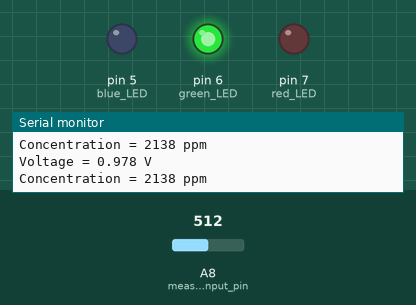
Simulated run of this sketch. Board: Arduino Mega 2560, built with avr-gcc and run on an emulated ATmega2560. On the bench: output pins drawn as LEDs (lit = HIGH), the last lines printed to the serial monitor. Dashed ring = blinking. The inputs (shaded band) are chosen by the test bench; at power-on: A8 (measurement_input_pin) = 512.

Above: at 1.3 s.
1.4 s: A8 (measurement_input_pin) set to 428
2.9 s: A8 (measurement_input_pin) set to 406
At 4.1 s:
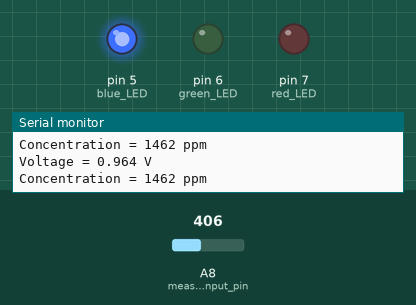
4.5 s: A8 (measurement_input_pin) set to 4
6.0 s: A8 (measurement_input_pin) set to 1
At 6.9 s:
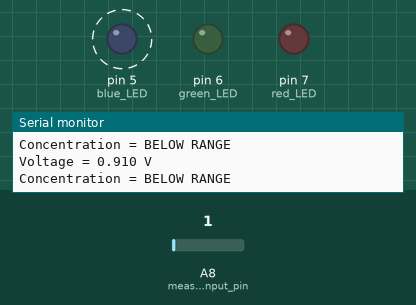
9.0 s: A8 (measurement_input_pin) set to 1023
At 9.4 s:
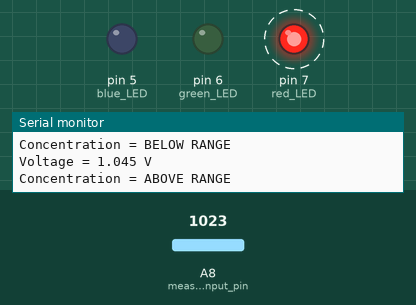
Timing chart, 0 to 13.0 s (numbered marks = the images above; inputs shaded):
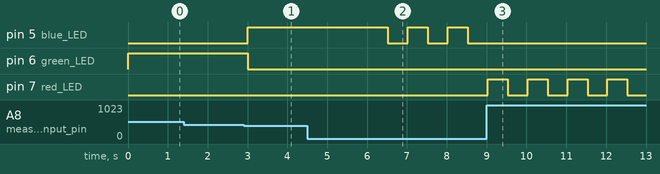

The sketch:

salinity_detector.ino
```cpp
// Salinity detector: main sketch
// Reads the amplified cell voltage, converts it back to the cell voltage,
// converts that to NaCl concentration with an exponential calibration fit,
// and lights an LED for the concentration range.

float gain = 37;    // measured with gain_calibration.ino
float V0 = 0.91;    // reference voltage subtracted before amplification

void setup() {
  pinMode(A8, INPUT);   // measurement input pin
  pinMode(A11, INPUT);  // calibration input pin
  pinMode(A12, INPUT);  // calibration input pin
  pinMode(7, OUTPUT);   // red LED
  pinMode(6, OUTPUT);   // green LED
  pinMode(5, OUTPUT);   // blue LED
  Serial.begin(9600);
}

// ADC counts near either rail mean the amplifier has clipped
const int ADC_LOW_LIMIT  = 2;     // ~10 mV: cell is below the 0.91 V reference
const int ADC_HIGH_LIMIT = 1021;  // ~4.99 V: amplifier output is saturated

void setLeds(bool red, bool green, bool blue) {
  digitalWrite(7, red ? HIGH : LOW);
  digitalWrite(6, green ? HIGH : LOW);
  digitalWrite(5, blue ? HIGH : LOW);
}

void loop() {
  static bool blinkOn = false;
  blinkOn = !blinkOn;  // toggles every loop, used for out-of-range blinking

  int raw = analogRead(A8);
  float V_in = raw * 5.0 / 1023;

  float V = V_in / gain + V0;  // cell voltage before amplification

  // calibration fit: ppm = a * e^(b * V)
  double a = 6.2865 * pow(10, -9);
  double b = 27.1601;

  double ppm = a * exp(b * V);

  Serial.print("Voltage = ");
  Serial.print(V, 3);
  Serial.println(" V");

  if (raw <= ADC_LOW_LIMIT) {
    // Amplifier output is pinned at 0 V, so the real value is unknown and lower
    Serial.println("Concentration = BELOW RANGE");
    setLeds(false, false, blinkOn);           // blink blue
  } else if (raw >= ADC_HIGH_LIMIT || ppm > 10000) {
    // Amplifier saturated, or above the highest calibrated range
    Serial.println("Concentration = ABOVE RANGE");
    setLeds(blinkOn, false, false);           // blink red
  } else {
    Serial.print("Concentration = ");
    Serial.print(ppm, 0);
    Serial.println(" ppm");

    // Ranges share their boundaries so every value lights exactly one LED
    if (ppm < 1500) {
      setLeds(false, false, true);            // blue:  below 1500 ppm
    } else if (ppm < 3500) {
      setLeds(false, true, false);            // green: 1500 to 3500 ppm
    } else {
      setLeds(true, false, false);            // red:   3500 to 10000 ppm
    }
  }
  Serial.println();

  delay(500);  // read every 0.5 seconds
}
```

Measured:
- the behaviour switches between 414 and 413 on A8 (measurement_input_pin) (found by bisection; images 0 and 1)
- the behaviour switches between 3 and 2 on A8 (measurement_input_pin) (found by bisection; images 1 and 2)
- after the input at 2.9 s, pin 5 (blue_LED): LOW → HIGH after 0.11 s; pin 6 (green_LED): HIGH → LOW after 0.11 s
- after the input at 6.0 s, pin 5 (blue_LED): alternates HIGH for 0.50 s and LOW for 0.50 s, starting after 0.52 s
- after the input at 9.0 s, pin 5 (blue_LED): stops changing and stays LOW; pin 7 (red_LED): alternates HIGH for 0.50 s and LOW for 0.50 s, starting at once
